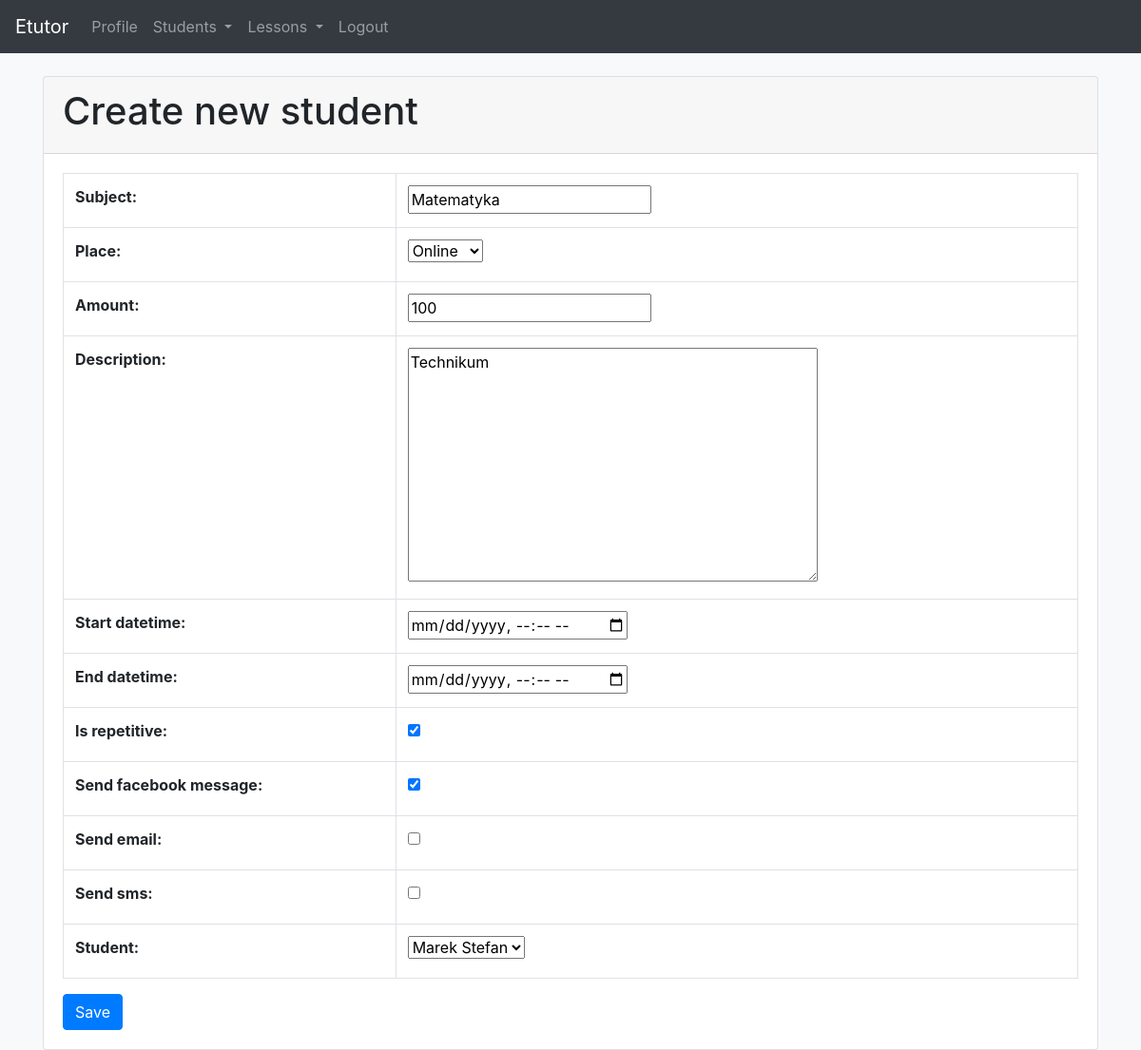
/lessons/1/edit (signed in), run on an earlier commit of the app's database.
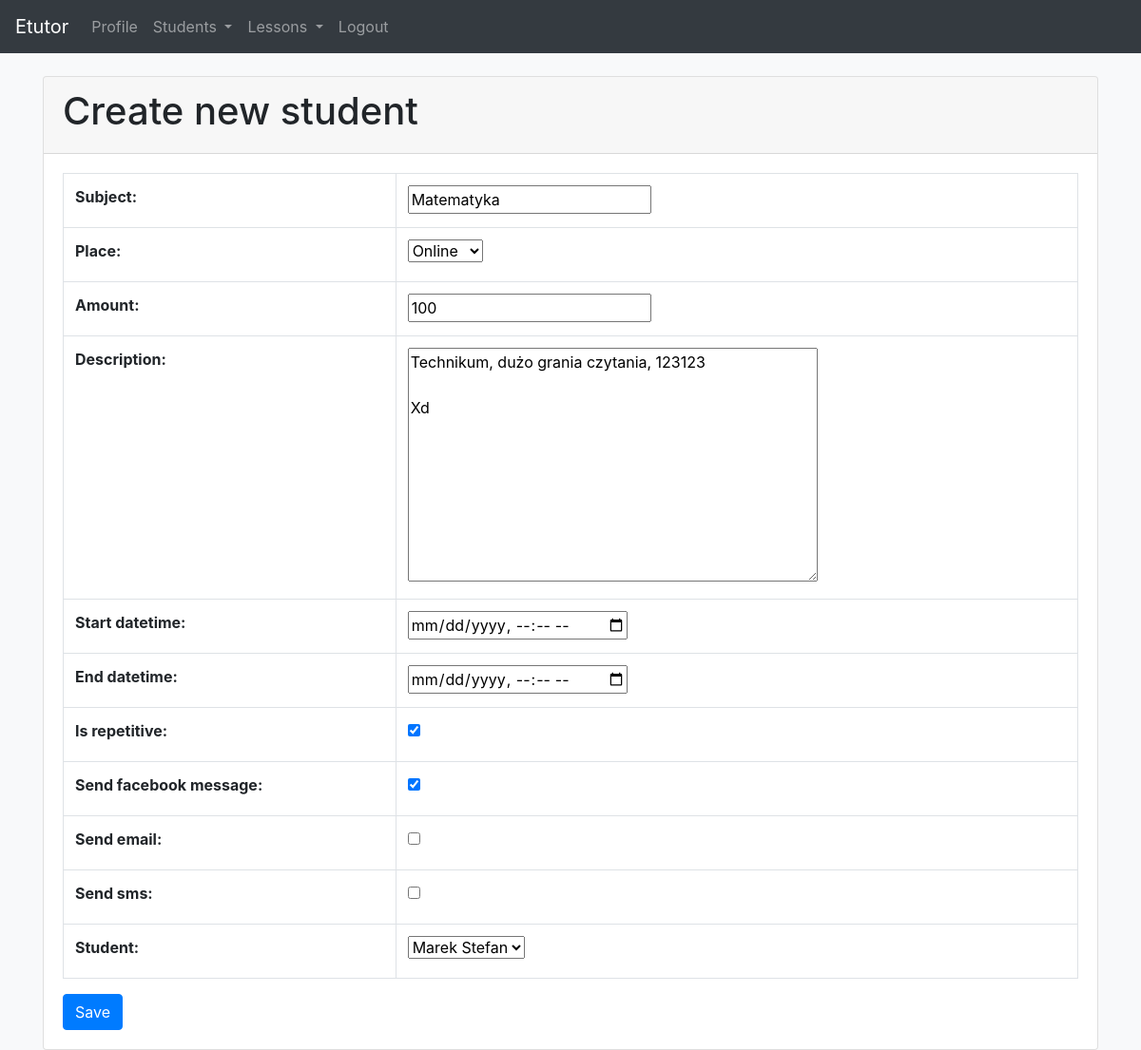
And on a later commit of the database.
### app/models.py (models this page shows, shortened)
class Lesson(models.Model):
    ONLINE = 'Online'
    AT_CLIENTS = "Client's"
    AT_TUTORS = "Tutor's"
    PLACE = [
        (ONLINE, _('Online')),
        (AT_CLIENTS, _("Client's")),
        (AT_TUTORS, _("Tutor's")),
    ]
    subject = models.CharField(max_length=50)
    place = models.CharField(max_length=30, choices=PLACE, default=ONLINE)
    amount = models.PositiveIntegerField(null=False, blank=False)
    description = models.CharField(max_length=250, blank=True)
    start_datetime = models.DateTimeField()
    end_datetime = models.DateTimeField()
    is_repetitive = models.BooleanField(default=True)
    is_notification_send = models.BooleanField(default=False)
    send_facebook_message = models.BooleanField(default=True)
    send_email = models.BooleanField(default=False)
    send_sms = models.BooleanField(default=False)
    tutor = models.ForeignKey(Tutor, on_delete=models.CASCADE)
    student = models.ForeignKey(Student, on_delete=models.CASCADE)
    objects = LessonManager()
    class Meta:
        ordering = ['start_datetime']

### app/views.py (the view, shortened to what this page needs)
# urls.py: path('lessons/<int:pk>/edit', views.LessonUpdateView.as_view(), name='lesson-edit'),
@method_decorator(login_required, name='dispatch')
class LessonUpdateView(UpdateView):
    template_name = 'lesson_create_form.html'
    form_class = LessonCreateForm
    model = Lesson
    def get_form_kwargs(self, *args, **kwargs):
        kwargs = super(LessonUpdateView, self).get_form_kwargs(*args, **kwargs)
        kwargs['tutor'] = self.request.user.tutor
        return kwargs

### app/forms.py (shortened to what this page needs)
class LessonCreateForm(forms.ModelForm):
    class Meta:
        model = Lesson
        exclude = ('tutor', 'is_notification_send', )
        widgets = {
            'start_datetime': DateTimeInput(format='%d/%m/%Y %H:%M:%S', attrs={'type': 'datetime-local'}),
            'end_datetime': DateTimeInput(format='%d/%m/%Y %H:%M:%S', attrs={'type': 'datetime-local'}),
            'description': Textarea(),
        }
    def __init__(self, *args, **kwargs):
        self.tutor = kwargs.pop('tutor')
        super(LessonCreateForm, self).__init__(*args, **kwargs)

### app/models.py (called while the page is built)
    def __str__(self):
        return f'{self.first_name} {self.last_name}'

### templates/lesson_create_form.html (shortened to what this page needs)
{% extends 'base.html' %}
{% block content %}
<div class="container">
    <div class="row mt-4">
        <div class="col-12">
            <div class="card">
              <div class="card-header">
                <h1>Create new student</h1>
              </div>
              <div class="card-body">
                <form method="post">
                    <table class="table table-bordered table-hover">
                        {{ form.as_table }}
                    </table>
                    <input type="submit" class="btn btn-primary" value="Save">
                </form>
              </div>
            </div>
        </div>
    </div>
</div>
{% endblock %}

What changed in the data, as far as the page shows it:
changed Lesson "Matematyka": description "Technikum" → "Technikum, dużo grania czytania, 123123 Xd"
